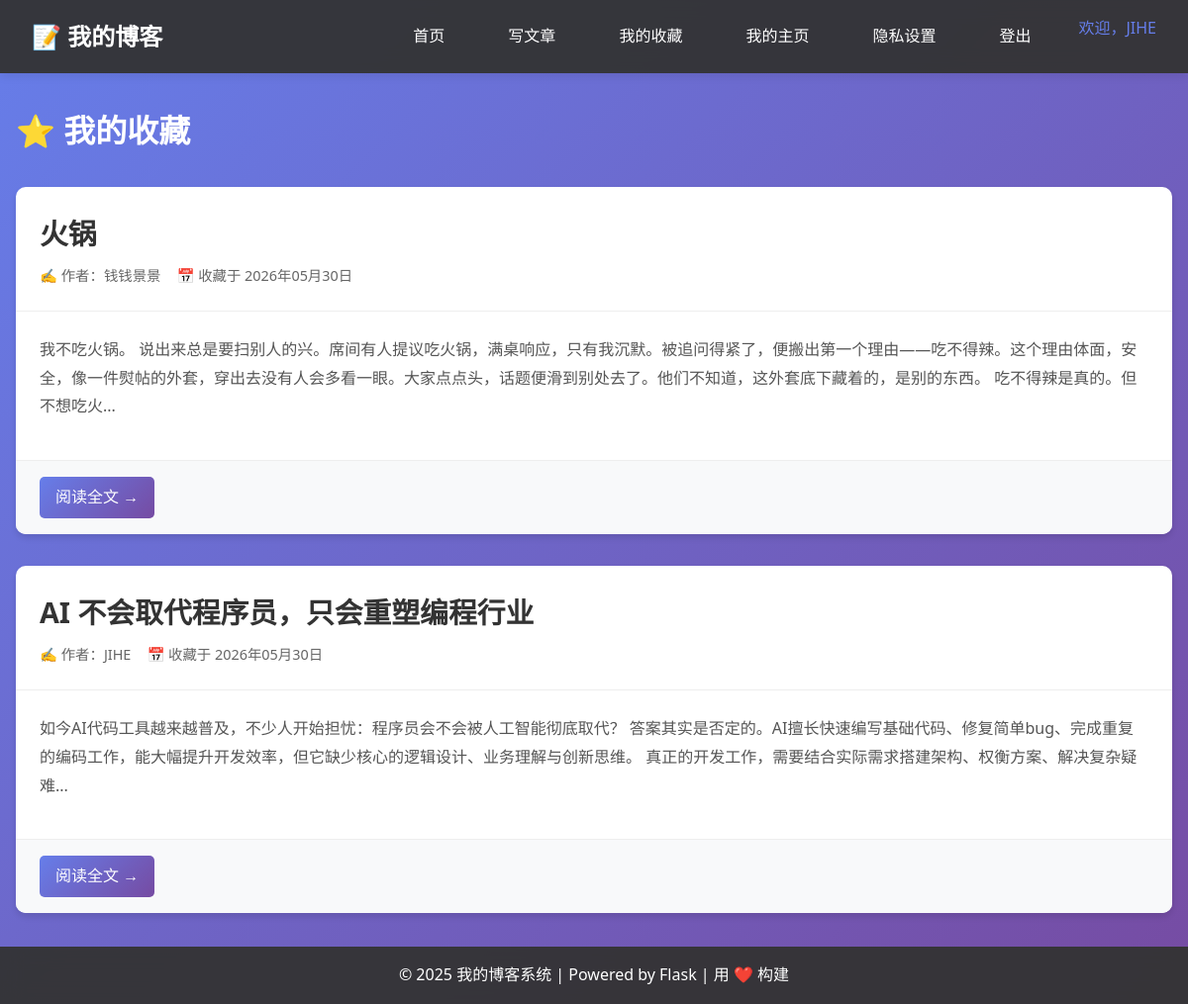
Page /my-favorites (signed in) on the committed database.
### models.py (models this page shows, shortened)
class User(UserMixin, db.Model):
    __tablename__ = 'users'
    id = db.Column(db.Integer, primary_key=True)
    username = db.Column(db.String(80), unique=True, nullable=False)
    email = db.Column(db.String(120), unique=True, nullable=False)
    password_hash = db.Column(db.String(128), nullable=False)
    created_at = db.Column(db.DateTime, default=datetime.now)
    is_active = db.Column(db.Boolean, default=True)
    favorites_private = db.Column(db.Boolean, default=False)

class Post(db.Model):
    __tablename__ = 'posts'
    id = db.Column(db.Integer, primary_key=True)
    title = db.Column(db.String(100), nullable=False)
    content = db.Column(db.Text, nullable=False)
    created_at = db.Column(db.DateTime, default=datetime.now)
    user_id = db.Column(db.Integer, db.ForeignKey('users.id'), nullable=False)
    likes_count = db.Column(db.Integer, default=0)
    favorites_count = db.Column(db.Integer, default=0)
    author = db.relationship('User', foreign_keys=[user_id], backref='user_posts')
    likes = db.relationship('Like', backref='post', lazy='dynamic', cascade='all, delete-orphan')
    favorites = db.relationship('Favorite', backref='post', lazy='dynamic', cascade='all, delete-orphan')
    comments = db.relationship('Comment', backref='post', lazy='dynamic', cascade='all, delete-orphan')

class Favorite(db.Model):
    __tablename__ = 'favorites'
    id = db.Column(db.Integer, primary_key=True)
    user_id = db.Column(db.Integer, db.ForeignKey('users.id'), nullable=False)
    post_id = db.Column(db.Integer, db.ForeignKey('posts.id'), nullable=False)
    created_at = db.Column(db.DateTime, default=datetime.now)
    __table_args__ = (db.UniqueConstraint('user_id', 'post_id', name='unique_favorite'),)

### views.py (the view)
class MyFavoritesView(MethodView):
    @login_required
    def get(self):
        favorites = Favorite.query.filter_by(user_id=current_user.id) \
            .order_by(Favorite.created_at.desc()).all()
        favorite_posts = []
        for fav in favorites:
            post = Post.query.get(fav.post_id)
            if post:
                favorite_posts.append({'favorite': fav, 'post': post})
        return render_template('my_favorites.html', favorites=favorite_posts)

### main.py (called while the page is built)
@login_manager.user_loader
def load_user(user_id):
    return User.query.get(int(user_id))

### templates/my_favorites.html (shortened to what this page needs)
{% extends "base.html" %}
{% block content %}
<h1 style="margin-bottom: 2rem; color: white;">⭐ 我的收藏</h1>
{% if favorites %}
    {% for item in favorites %}
        <div class="post-card">
            <div class="card-header">
                <h2 class="post-title">
                    <a href="{{ url_for('detail', id=item.post.id) }}">{{ item.post.title }}</a>
                </h2>
                <div class="post-meta">
                    <span>✍️ 作者：{{ item.post.author.username }}</span>
                    <span>📅 收藏于 {{ item.favorite.created_at.strftime('%Y年%m月%d日') }}</span>
                </div>
            </div>
            <div class="card-body">
                <div class="post-excerpt">
                    {{ item.post.content[:150] }}{% if item.post.content|length > 150 %}...{% endif %}
                </div>
            </div>
            <div class="card-footer">
                <a href="{{ url_for('detail', id=item.post.id) }}" class="btn btn-primary">阅读全文 →</a>
            </div>
        </div>
    {% endfor %}
{% else %}
    <div class="card" style="text-align: center; padding: 3rem;">
        <p>还没有收藏任何文章</p>
        <a href="{{ url_for('index') }}" class="btn btn-primary">去首页看看</a>
    </div>
{% endif %}
{% endblock %}

### templates/base.html (shortened to what this page needs)
<!DOCTYPE html>
<html lang="zh-CN">
<head>
    <link rel="stylesheet" href="{{ url_for('static', filename='css/style.css') }}">
    <link rel="stylesheet" href="https://cdnjs.cloudflare.com/ajax/libs/highlight.js/11.8.0/styles/github-dark.min.css">
</head>
<body>
    <nav class="navbar">
        <div class="nav-container">
            <a href="{{ url_for('index') }}" class="logo">📝 我的博客</a>
            <div class="nav-links">
                <a href="{{ url_for('index') }}">首页</a>
                {% if current_user.is_authenticated %}
                    <a href="{{ url_for('create') }}">写文章</a>
                    <a href="{{ url_for('my_favorites') }}">我的收藏</a>
                    <a href="{{ url_for('profile') }}">我的主页</a>
                    <a href="{{ url_for('privacy_settings') }}">隐私设置</a>
                    <a href="{{ url_for('logout') }}" onclick="return confirm('确定要登出吗？')">登出</a>
                    <span style="color: #667eea;">欢迎，{{ current_user.username }}</span>
                {% else %}
                    <a href="{{ url_for('login') }}">登录</a>
                    <a href="{{ url_for('register') }}">注册</a>
                {% endif %}
            </div>
        </div>
    </nav>
    <div class="container">
        {% block content %}{% endblock %}
    </div>
    <footer class="footer">
        <p>&copy; 2025 我的博客系统 | Powered by Flask | 用 ❤️ 构建</p>
    </footer>
</body>
</html>

### static/css/style.css (style rules this page uses)
* { margin: 0; padding: 0; box-sizing: border-box; }
body { font-family: 'Segoe UI', Tahoma, Geneva, Verdana, sans-serif; line-height: 1.6; color: #333; background: linear-gradient(135deg, #667eea 0%, #764ba2 100%); min-height: 100vh; padding-bottom: 60px; }
.navbar { background: rgba(51, 51, 51, 0.95); backdrop-filter: blur(10px); color: white; padding: 1rem 2rem; box-shadow: 0 2px 10px rgba(0,0,0,0.1); position: sticky; top: 0; z-index: 1000; }
.nav-container { max-width: 1200px; margin: 0 auto; display: flex; justify-content: space-between; align-items: center; }
.logo { font-size: 1.5rem; font-weight: bold; color: white; text-decoration: none; }
.nav-links { display: flex; gap: 2rem; }
.nav-links a { color: white; text-decoration: none; padding: 0.5rem 1rem; transition: all 0.3s ease; border-radius: 5px; }
.container { max-width: 1200px; margin: 2rem auto; padding: 0 1rem; }
.card-header { padding: 1.5rem 1.5rem 0.5rem 1.5rem; border-bottom: 1px solid #eee; }
.card-body { padding: 1.5rem; }
.card-footer { padding: 1rem 1.5rem; background: #f8f9fa; border-top: 1px solid #eee; }
.post-card { background: white; border-radius: 10px; margin-bottom: 2rem; overflow: hidden; box-shadow: 0 4px 6px rgba(0,0,0,0.1); }
.post-title { font-size: 1.8rem; margin-bottom: 0.5rem; }
.post-title a { color: #333; text-decoration: none; transition: color 0.3s ease; }
.post-meta { color: #666; font-size: 0.9rem; margin-bottom: 1rem; display: flex; gap: 1rem; align-items: center; }
.post-excerpt { color: #555; line-height: 1.8; margin-bottom: 1rem; }
.btn { display: inline-block; padding: 0.5rem 1rem; border: none; border-radius: 5px; cursor: pointer; text-decoration: none; transition: all 0.3s ease; font-size: 1rem; }
.btn-primary { background: linear-gradient(135deg, #667eea 0%, #764ba2 100%); color: white; }
.footer { text-align: center; padding: 1rem; background: rgba(51, 51, 51, 0.95); color: white; position: fixed; bottom: 0; width: 100%; backdrop-filter: blur(10px); }

### rows in the picture
User: username "JIHE", post.author.username "JIHE"
Post: post "火锅", post "我不吃火锅。 说出来总是要扫别人的兴。席间有人提议吃火锅，满桌响应，只有我沉默。被追问得紧了，便搬出第一个理由——吃不得辣。这个理由体面，安全，像一件熨帖的外套，穿出去没有人会多看一眼。大家点点头，话题便滑到别处去了。他们不知道，这外套底下藏着的，是别的东西。 吃不得辣是真的。但不想吃火"
User: post.author.username "钱钱景景"
Favorite: favorite.created_at "2026年05月30日"
Post: post "AI 不会取代程序员，只会重塑编程行业", post "如今AI代码工具越来越普及，不少人开始担忧：程序员会不会被人工智能彻底取代？ 答案其实是否定的。AI擅长快速编写基础代码、修复简单bug、完成重复的编码工作，能大幅提升开发效率，但它缺少核心的逻辑设计、业务理解与创新思维。 真正的开发工作，需要结合实际需求搭建架构、权衡方案、解决复杂疑难"
Favorite: favorite.created_at "2026年05月30日"
